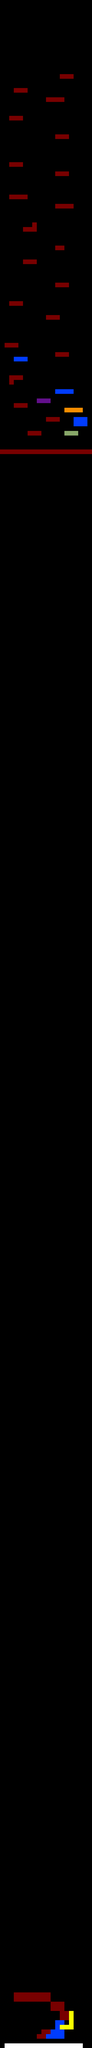

A 2D game scene composited from a Tiled map and its tileset images. What follows is a short description and the map's XML, with each tile layer's data collapsed to a summary:
An orthogonal 20x442 tile map with 32x32 px tiles, 2 tile layers (Background, Foreground) and 17 objects (5x red, 4x blue, 3x yellow, hero, end_of_level, ...).

<map version="1.0" orientation="orthogonal" renderorder="right-down" width="20" height="442" tilewidth="32" tileheight="32" backgroundcolor="#000000" nextobjectid="244">
 <tileset firstgid="1" name="Level" tilewidth="32" tileheight="32">
  <image source="../img/map/tiles.png" width="128" height="64" />
 </tileset>
 <layer name="Background" width="20" height="442">
  <data>[8840 cells, 6919 non-empty, 8 distinct tile ids]</data>
 </layer>
 <layer name="Foreground" width="20" height="442">
  <data>[8840 cells, 97 non-empty, 3 distinct tile ids]</data>
 </layer>
 <objectgroup name="Entities">
  <object id="200" name="hero" x="192" y="14080" width="32" height="32" />
  <object id="211" name="end_of_level" x="128" y="13728" width="32" height="32" />
  <object id="229" name="color_change" x="320" y="13984" width="32" height="32" />
  <object id="231" name="yellow_bonus" x="448" y="13952" width="32" height="32" />
 </objectgroup>
 <objectgroup name="collision layer">
  <object id="135" x="32" y="14112" width="544" height="32" />
  <object id="217" type="red" x="96" y="13760" width="256" height="64" />
  <object id="219" type="yellow" x="480" y="13888" width="32" height="128" />
  <object id="220" type="yellow" x="416" y="13984" width="32" height="32" />
  <object id="221" type="blue" x="384" y="13952" width="64" height="32" />
  <object id="222" type="blue" x="352" y="14016" width="64" height="32" />
  <object id="223" type="blue" x="384" y="13984" width="32" height="32" />
  <object id="225" type="red" x="288" y="14016" width="64" height="32" />
  <object id="227" type="red" x="352" y="13824" width="96" height="64" />
  <object id="232" type="red" x="416" y="13888" width="64" height="32" />
  <object id="237" type="yellow" x="448" y="13984" width="32" height="32" />
  <object id="240" type="red" x="256" y="14048" width="64" height="32" />
  <object id="242" type="blue" x="320" y="14048" width="32" height="32" />
 </objectgroup>
 <objectgroup name="Bonus" />
</map>
